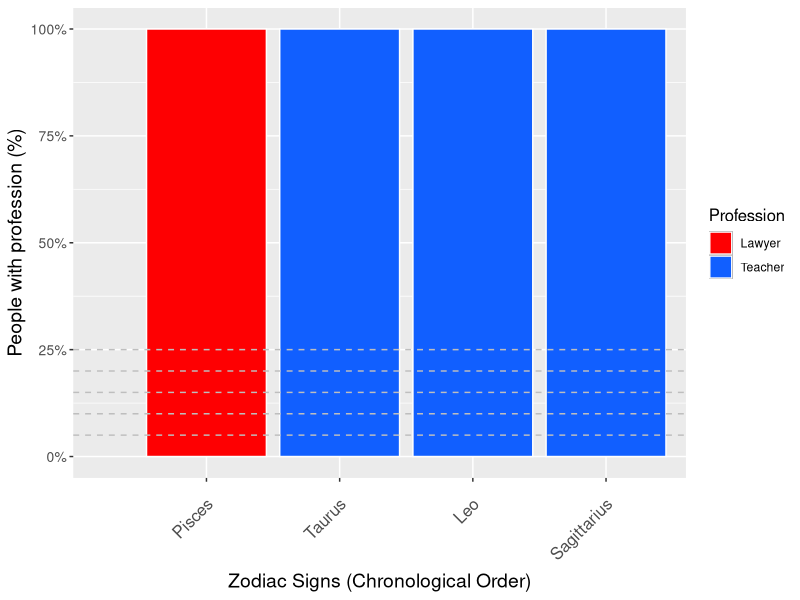

Generate this figure with R:
# R code for zodiac signs
library(tidyverse)

# Load data
data <- read_csv("zodiac_prof_activity.csv")

# Order them, such that they are in chronological order
zodiac_order <- c(
  "Capricorn", "Aquarius", "Pisces", "Aries", "Taurus", "Gemini", 
  "Cancer", "Leo", "Virgo", "Libra", "Scorpio", "Sagittarius")

# Make table for most common professions for each zodiac sign and the counts and percentage
zodiac_professions <- data |>
  filter(Zodiac != 'Zodiac', Profession != 'Profession') |>
  group_by(Zodiac, Profession) |>
  summarise(count = n(), .groups = "drop") |>
  group_by(Zodiac) |>
  mutate(total_in_zodiac = sum(count)) |>
  slice_max(count, n = 3, with_ties = FALSE) |>
  mutate(percentage = (count / total_in_zodiac) * 100) |>
  select(Zodiac, Profession, count, percentage) |>
  arrange(match(Zodiac, zodiac_order))

# Legend reorder
# zodiac_professions$Professions <- factor(zodiac_professions$Profession,
#   levels = c("Politician", "Lawyer", "Businessperson", "Teacher"))

# Poltiician = #fe0002
# Lawyer = #115fff
# Businessperson = #fccd01
# Teacher = #87e23d
# Economist = #188d7b
# Physician = #ff8e02
# Barrister = #791e9f
# Art = #f69cc2
# Farmer = #999999
# Attorneys in the United States = #00FFFF
# Authors = #555555

# Plot barplot
barplot <- zodiac_professions |>
  ggplot() +
  aes(
    x = factor(Zodiac, levels = zodiac_order),
    y = percentage/100,
    fill = Profession,
  ) +
  geom_density(alpha = 0.5) +
  geom_col(position="dodge",colour="white") +
  labs(
    x = 'Zodiac Signs (Chronological Order)',
    y = 'People with profession (%)',
    # title = 'Percentage of people each zodiac\'s 3 most common professions'
  ) +
  ylim(0, 25) +
  scale_y_continuous(labels=scales::label_percent()) +
  scale_fill_manual(values = c("#fe0002","#115fff","#fccd01","#87e23d"),
    # labels = c("Politician","Lawyer", "Businessperson", "Teacher")
    ) +
  geom_hline(
    yintercept = seq(5/100, 25/100, by = 5/100),
    color = "grey", 
    linetype = "dashed"
  ) +
theme(
  axis.text.x = element_text(angle = 45, hjust = 1, vjust = 0.8, size = 12),
  axis.text.y = element_text(size = 10),
  axis.title.y = element_text(size = 14),
  axis.title.x = element_text(margin = margin(t = 15), size = 14),
  legend.title = element_text(size = 12)
)

# Save the barplot as .png
ggsave(
  filename = "zodiac_presentation_activity.png",
  plot = barplot,
  width=12
)
